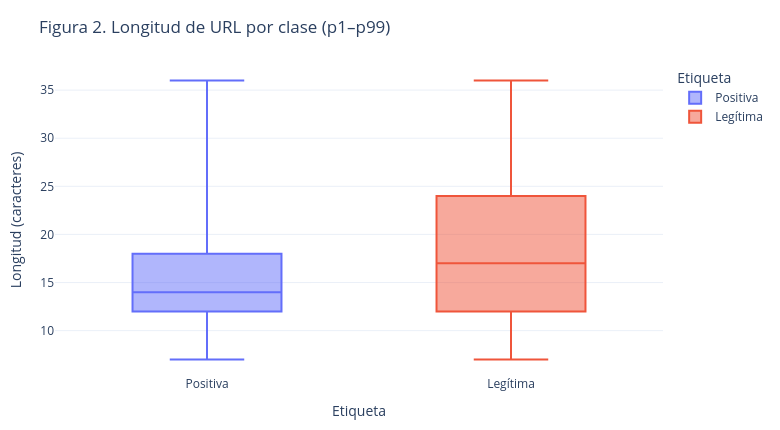

The notebook cell saved with this chart:
### Markdown cell above
![Figura 1 — vista para GitHub](figures/01_clases.png)

### Code cell
h1=df.groupby('label')[['url_len','dot_cnt']].agg(['count','median','mean']).round(2)
display(h1)
plot_df=df[['label','url_len']].copy()
plot_df['etiqueta']=plot_df.label.map({0:'Legítima',1:'Positiva'})
lo,hi=plot_df.url_len.quantile([0.01,0.99]); plot_df=plot_df[plot_df.url_len.between(lo,hi)]
chart(px.box(plot_df,x='etiqueta',y='url_len',color='etiqueta',points=False,
             title='Figura 2. Longitud de URL por clase (p1–p99)',
             labels={'etiqueta':'Etiqueta','url_len':'Longitud (caracteres)'}),'02_longitudes')

### Figure 1 — Plotly figure (JSON) as saved in the notebook; plotly's stock layout.template omitted (floating-point values rounded to 4 significant figures; data arrays with more than 128 entries replaced by an {"elided": "..."} marker saying what was removed)
{"data": [{"alignmentgroup": "True", "boxpoints": false, "hovertemplate": "Etiqueta=%{x}<br>Longitud (caracteres)=%{y}<extra></extra>", "legendgroup": "Positiva", "marker": {"color": "#636efa"}, "name": "Positiva", "notched": false, "offsetgroup": "Positiva", "orientation": "v", "showlegend": true, "type": "box", "x": {"elided": "36382 str values"}, "x0": " ", "xaxis": "x", "y": {"elided": "36382 int values"}, "y0": " ", "yaxis": "y"}, {"alignmentgroup": "True", "boxpoints": false, "hovertemplate": "Etiqueta=%{x}<br>Longitud (caracteres)=%{y}<extra></extra>", "legendgroup": "Legítima", "marker": {"color": "#EF553B"}, "name": "Legítima", "notched": false, "offsetgroup": "Legítima", "orientation": "v", "showlegend": true, "type": "box", "x": {"elided": "15976 str values"}, "x0": " ", "xaxis": "x", "y": {"elided": "15976 int values"}, "y0": " ", "yaxis": "y"}], "layout": {"boxmode": "overlay", "height": 430, "legend": {"title": {"text": "Etiqueta"}, "tracegroupgap": 0}, "margin": {"b": 55, "l": 55, "r": 30, "t": 65}, "title": {"text": "Figura 2. Longitud de URL por clase (p1–p99)"}, "width": 780, "xaxis": {"anchor": "y", "categoryarray": ["Positiva", "Legítima"], "categoryorder": "array", "domain": [0, 1], "title": {"text": "Etiqueta"}}, "yaxis": {"anchor": "x", "domain": [0, 1], "title": {"text": "Longitud (caracteres)"}}}}
